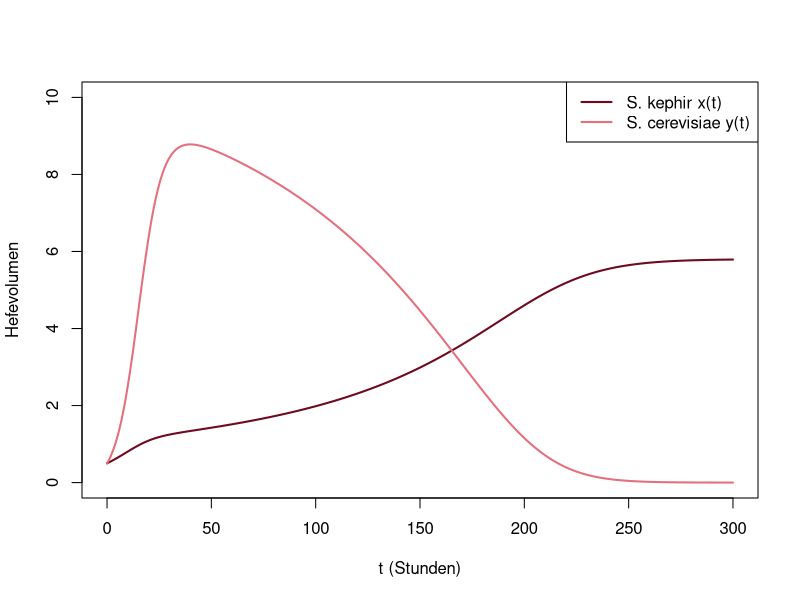

Here is the R script that generated this plot:
# Abb. 4.5: Konkurrenz zweier Hefearten (Buch, Abschnitt 4.1, Gl. 4.4)
# dx/dt = r1 (1 - x/K1 - g1 y) x,  dy/dt = r2 (1 - y/K2 - g2 x) y  mit den Parametern nach Gause, x(0) = y(0) = 0.5
# (c) 2026 Philipp Kügler · Programm zum Buch „Dynamische Systeme in den Lebenswissenschaften“ · MIT-Lizenz (siehe LICENSE)
library(deSolve)                         # Paket deSolve: install.packages("deSolve")
r1 <- 0.0607; K1 <- 5.8; g1 <- 0.0757      # S. kephir
r2 <- 0.2183; K2 <- 13; g2 <- 0.2423       # S. cerevisiae
f <- function(t, z) c(r1 * (1 - z[1] / K1 - g1 * z[2]) * z[1], r2 * (1 - z[2] / K2 - g2 * z[1]) * z[2])
loese <- function(f, z0, t) ode(z0, t, function(t, z, p) list(f(t, z)), NULL, method = "lsoda", rtol = 1e-10, atol = 1e-12)

x <- loese(f, c(0.5, 0.5), seq(0, 300, length.out = 3001))
for (tt in c(50, 100, 300)) {
  i <- which(x[, 1] >= tt - 1e-9)[1]
  cat(sprintf("t = %3d h: x = %.3f,  y = %.3f\n", tt, x[i, 2], x[i, 3]))
}
cat(sprintf("y erreicht sein Maximum %.3f bei t = %.1f h\n", max(x[, 3]), x[which.max(x[, 3]), 1]))
plot(x[, 1], x[, 2], type = "l", col = rgb(0.43, 0.04, 0.12), lwd = 2, ylim = c(0, 10), xlab = "t (Stunden)", ylab = "Hefevolumen")
lines(x[, 1], x[, 3], col = rgb(0.89, 0.44, 0.49), lwd = 2)
legend("topright", legend = c("S. kephir x(t)", "S. cerevisiae y(t)"), col = c(rgb(0.43, 0.04, 0.12), rgb(0.89, 0.44, 0.49)), lwd = 2)
